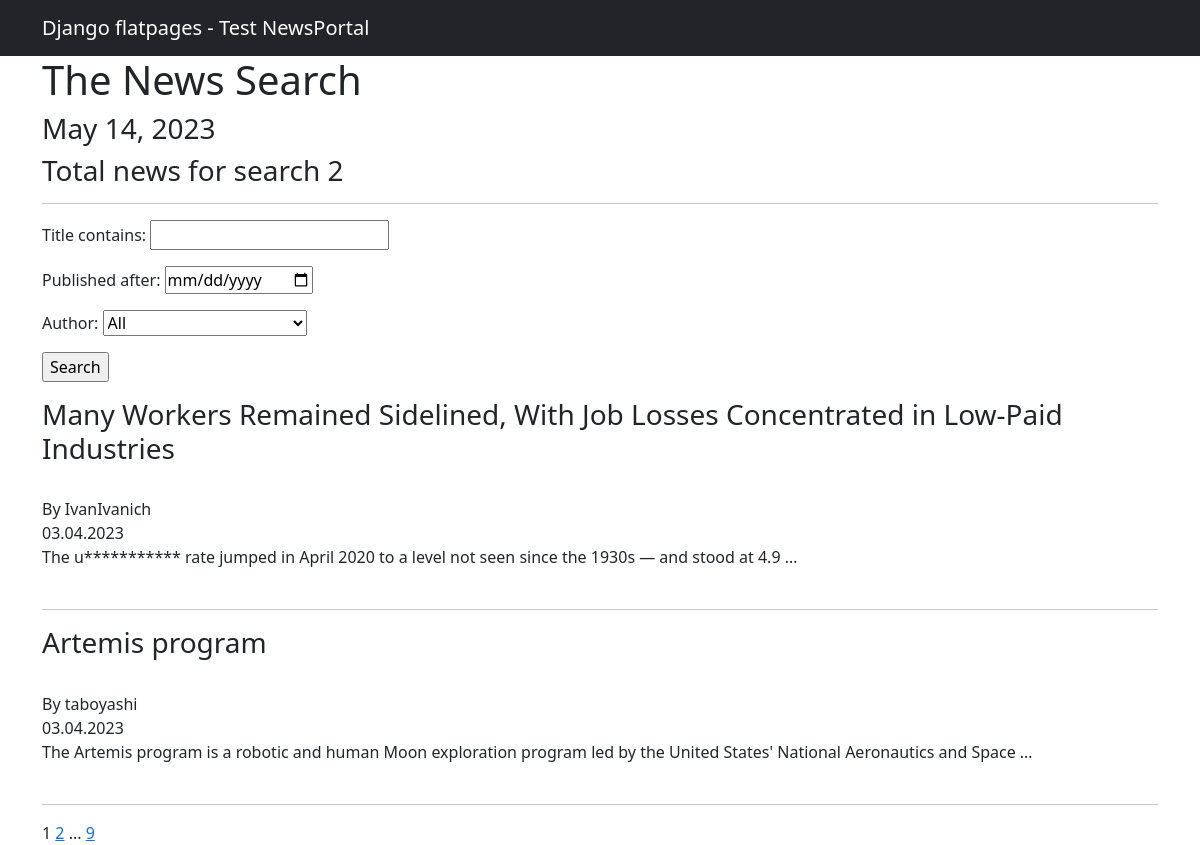
The app's page /news/search/ with its own data.
### news/models.py (models this page shows, shortened)
class Post(models.Model):
    POSTS = ['article', 'news_piece']
    post_type = models.CharField(max_length=16, default='news_piece')
    author = models.ForeignKey("Author", on_delete=models.CASCADE)
    title = models.TextField(default='Unspecified Title')
    body = models.TextField(default='Unspecified Article Body')
    rating = models.IntegerField(default=0)
    time_in = models.DateTimeField(auto_now_add=True)
    category = models.ManyToManyField("Category", through='PostCategory')
    ''' return beginning 124 characters of the article'''

class Author(models.Model):
    user = models.OneToOneField(User, on_delete=models.CASCADE)
    rating = models.IntegerField(default=0)
    '''
    Метод update_rating() модели Author, который обновляет рейтинг пользователя, переданный в аргумент этого метода.
    Он состоит из следующего:
    суммарный рейтинг каждой статьи автора умножается на 3;
    суммарный рейтинг всех комментариев автора;
    суммарный рейтинг всех комментариев к статьям автора.
    '''
    def update_rating(self):
        rating_articles_author = Post.objects.filter(author_id=self).aggregate(sum_articles=Sum('rating'))['sum_articles']
        rating_comment_author = Comment.objects.filter(user_id=self.user).aggregate(sum_articles=Sum('rating'))['sum_articles']
        rating_comment_posts = Comment.objects.filter(post__author__user=self.user).aggregate(sum_posts=Sum('rating'))['sum_posts']
        self.rating = 3*rating_articles_author + rating_comment_author + rating_comment_posts
        self.save()

### news/views.py (the view)
# urls.py: path('news/search/', SearchPostList.as_view(), name='news_search'), # GET queries are possible
class SearchPostList(ListView):
    model = Post
    ordering = 'time_in'
    template_name = 'news_search.html'
    context_object_name = 'news_search'
    paginate_by = 2
    def get_queryset(self):
        queryset = super().get_queryset()
        self.filterset = SearchPostFilter(self.request.GET, queryset)
        return self.filterset.qs
    def get_context_data(self, **kwargs):
        context = super().get_context_data(**kwargs)
        context['time_now'] = datetime.utcnow()
        context['filterset'] = self.filterset
        return context

### news/templatetags/custom_filters.py (called while the page is built)
@register.filter()
def censor(value):
   if type(value) == str:
      new_text = value
      for w in BAD_WORDS:
         new_text = new_text.replace(w, BAD_WORDS[w])
      return f'{new_text}'
   else:
      return '!!! Broken text !!!'

### news/templatetags/custom_tags.py (called while the page is built)
@register.simple_tag(takes_context=True)
def url_replace(context, **kwargs):
    d = context['request'].GET.copy()
    for k, v in kwargs.items():
        d[k] = v
    return d.urlencode()

### templates/news_search.html (shortened to what this page needs)
{% extends 'flatpages/default.html' %}
{% load custom_filters %}
{% load custom_tags %}
{% block content %}
	<h1>The News Search</h1>
	<h3>{{ time_now|date:'M d, Y' }}</h3>
	<h3> Total news for search {{ news_search|length }}  </h3>
	<hr>
	<form action="" method="get">
        {{ filterset.form.as_p }}
        <input type="submit" value="Search" />
    </form>
	{% if news_search %}
		{% for piece in news_search %}
			<p>
				<h3> {{ piece.title|censor }} </h3>
                <br>
                By {{ piece.author.user }}
				<br>
				{{ piece.time_in|date:'d.m.Y' }}
				<br>
				{{ piece.body|truncatewords:20|censor }}
				<br>
				<br>
				<hr>
			</p>
		{% endfor %}
   {% else %}
       <h2>This page is empty. No news yet.</h2>
   {% endif %}
   {{ page_obj.number }}
   {% if page_obj.has_next %}
       <a href="?{% url_replace page=page_obj.next_page_number %}">{{ page_obj.next_page_number }}</a>
       {% if paginator.num_pages != page_obj.next_page_number %}
           ...
           <a href="?{% url_replace page=page_obj.paginator.num_pages %}">{{ page_obj.paginator.num_pages }}</a>
       {% endif %}
   {% endif %}
{% endblock content %}

### templates/flatpages/default.html (shortened to what this page needs)
<!DOCTYPE html>
<html lang="en">
    <head>
        {% load static %}
        <link href="{% static 'css/styles.css' %}" rel="stylesheet" />
    </head>
    <body>
        <nav class="navbar navbar-expand-lg navbar-dark bg-dark static-top">
            <div class="container">
                <a class="navbar-brand" href="#">Django flatpages - Test NewsPortal</a>
            </div>
        </nav>
        <div class="container">
            <div class="row">
                <div class=""col-lg-12 text-center">
                    {% block content %}
                    {% endblock content %}
                </div>
            </div>
        </div>
    </body>
</html>

### records on screen
Post: title|censor "Many Workers Remained Sidelined, With Job Losses Concentrated in Low-Paid Industries", author.user "IvanIvanich", time_in "03.04.2023", body|censor "The u*********** rate jumped in April 2020 to a level not seen since the 1930s — and stood at 4.9 …"
Post: title|censor "Artemis program", author.user "taboyashi", time_in "03.04.2023", body|censor "The Artemis program is a robotic and human Moon exploration program led by the United States' National Aeronautics and Space …"

### other values on screen
{{ time_now|date:'M d, Y' }} "May 14, 2023"
{{ news_search|length }} "2"
{{ page_obj.number }} "1"
{{ page_obj.next_page_number }} "2"
{{ page_obj.paginator.num_pages }} "9"
